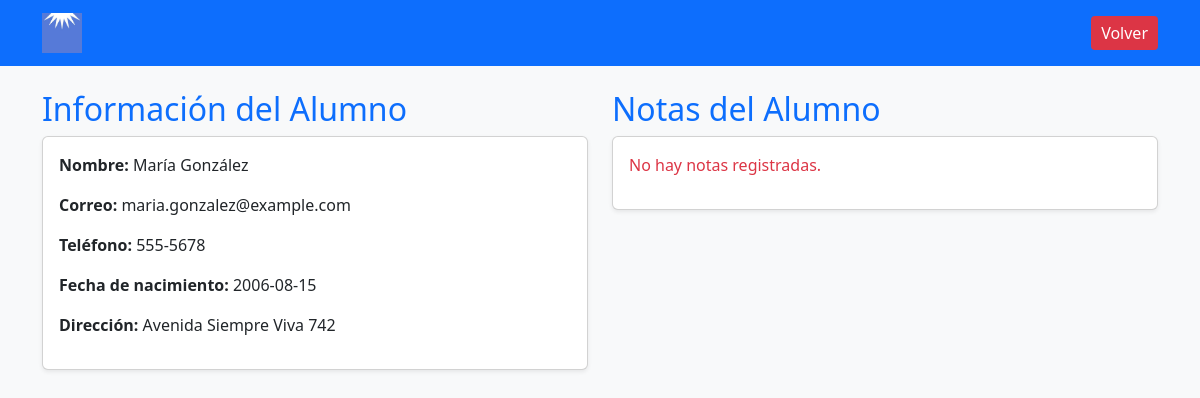
/view/notaAlumno.php?id=2 (signed in), run on the app's committed database.
### tables this page shows
CREATE TABLE tbl_alumnos (
    id_alu INT AUTO_INCREMENT PRIMARY KEY not null,
    username_usu VARCHAR(50) NOT NULL,
    dni_alu char(9) NOT NULL,
    nombre_alu VARCHAR(30) NOT NULL,
    apellido_alu VARCHAR(50) NOT NULL,
    fecha_nacimiento DATE NOT NULL,
    email_alu VARCHAR(100) NOT NULL,
    telefono_alu VARCHAR(15),
    direccion_alu VARCHAR(255)
);

### view/notaAlumno.php (the view, shortened to what this page needs)
<?php
    require_once '../process/conexion.php';
    try{
        $idAlu = htmlspecialchars(trim($_GET['id']));
        $id = mysqli_real_escape_string($conn, $idAlu);
        $sqlNotas = "SELECT * FROM tbl_alumnos u
                        INNER JOIN tbl_notas n ON n.id_alu = u.id_alu
                        INNER JOIN tbl_asignatura a ON a.id_asig = n.id_asig
                        WHERE u.id_alu = ?";
        $stmtNotas = mysqli_stmt_init($conn);
        mysqli_stmt_prepare($stmtNotas, $sqlNotas);
        mysqli_stmt_bind_param($stmtNotas, "i", $id);
        mysqli_stmt_execute($stmtNotas);
        $resultNotas = mysqli_stmt_get_result($stmtNotas);
        $sqlAlumno = "SELECT * FROM tbl_alumnos WHERE id_alu = ?";
        $stmtAlumno = mysqli_stmt_init($conn);
        mysqli_stmt_prepare($stmtAlumno, $sqlAlumno);
        mysqli_stmt_bind_param($stmtAlumno, "i", $id);
        mysqli_stmt_execute($stmtAlumno);
        $resultAlumno = mysqli_stmt_get_result($stmtAlumno);
    } catch (Exception $e) {
        echo "Error: " . $e;
        exit();
    }
?>
<!DOCTYPE html>
<html lang="en">
<head>
    <link rel="stylesheet" href="../css/styles.css">
    <link href="https://cdn.jsdelivr.net/npm/bootstrap@5.3.3/dist/css/bootstrap.min.css" rel="stylesheet">
</head>
<body class="bg-light">
    <nav class="navbar navbar-expand-lg navbar-dark bg-primary">
        <div class="container">
        <a class="navbar-brand" href="gestionUsers.php">
            <img src="../img/LogoEscuela.jpeg" alt="Gestión Escolar" style="width: 40px; height: auto;">
        </a>
            <div class="collapse navbar-collapse" id="navbarNav">
                <ul class="navbar-nav ms-auto">
                    <li class="nav-item d-none d-lg-block">
                        <a href="gestionUsers.php" class="btn btn-danger">Volver</a>
                    </li>
                </ul>
            </div>
        </div>
    </nav>
    <div class="container mt-4">
        <div class="row">
            <div class="col-lg-6 col-md-12">
                <h2 class="text-primary">Información del Alumno</h2>
                <div class="card shadow-sm mb-3">
                    <div class="card-body">
                        <?php
                            while ($row1 = mysqli_fetch_assoc($resultAlumno)) {
                                echo "<p><strong>Nombre:</strong> " . htmlspecialchars($row1['nombre_alu']) . " " . htmlspecialchars($row1['apellido_alu']) . "</p>";
                                echo "<p><strong>Correo:</strong> " . htmlspecialchars($row1['email_alu']) . "</p>";
                                echo "<p><strong>Teléfono:</strong> " . htmlspecialchars($row1['telefono_alu']) . "</p>";
                                echo "<p><strong>Fecha de nacimiento:</strong> " . htmlspecialchars($row1['fecha_nacimiento']) . "</p>";
                                echo "<p><strong>Dirección:</strong> " . htmlspecialchars($row1['direccion_alu']) . "</p>";
                            }
                        ?>
                    </div>
                </div>
            </div>
            <div class="col-lg-6 col-md-12">
                <h2 class="text-primary">Notas del Alumno</h2>
                <div class="card shadow-sm">
                    <div class="card-body">
                        <?php
                            if($resultNotas && mysqli_num_rows($resultNotas) > 0){
                                echo "<div class='table-responsive'>";
                                    echo "<table class='table table-striped'>";
                                        echo "<thead>";
                                            echo "<tr>";
                                                echo "<th>Asignatura</th>";
                                                echo "<th>Nota</th>";
                                            echo "</tr>";
                                        echo "</thead>";
                                        echo "<tbody>";
                                            while ($row = mysqli_fetch_array($resultNotas)){
                                                echo "<tr>";
                                                echo "<td>". htmlspecialchars($row['nombre_asig']) . "</td>";
                                                echo "<td>". htmlspecialchars($row['nota_alu']) . "</td>";
                                                echo "</tr>";
                                            }
                                        echo "</tbody>";
                                    echo "</table>";
                                echo "</div>";
                            } else {
                                echo "<p class='text-danger'>No hay notas registradas.</p>";
                            }
                        ?>
                    </div>
                </div>
            </div>
        </div>
    </div>
</body>
</html>

### css/styles.css (style rules this page uses)
body { font-family: Arial, sans-serif; background-color: #f4f4f4; margin: 0; padding: 0; overflow: auto; overflow-y: auto; }
.navbar { display: flex; justify-content: space-between; align-items: center; padding: 5px 10px; background-color: #5b97d7; }
.navbar .navbar-brand, .navbar .nav-link { color: white; }
.navbar .btn { margin: 5px 0; background-color: #dc3545; color: white; border: none; border-radius: 4px; padding: 5px 10px; cursor: pointer; }
a { color: #007BFF; text-decoration: none; }

### data on the page
tbl_alumnos: nombre_alu "María", apellido_alu "González", email_alu "maria.gonzalez@example.com", telefono_alu "555-5678", fecha_nacimiento "2006-08-15", direccion_alu "Avenida Siempre Viva 742"
